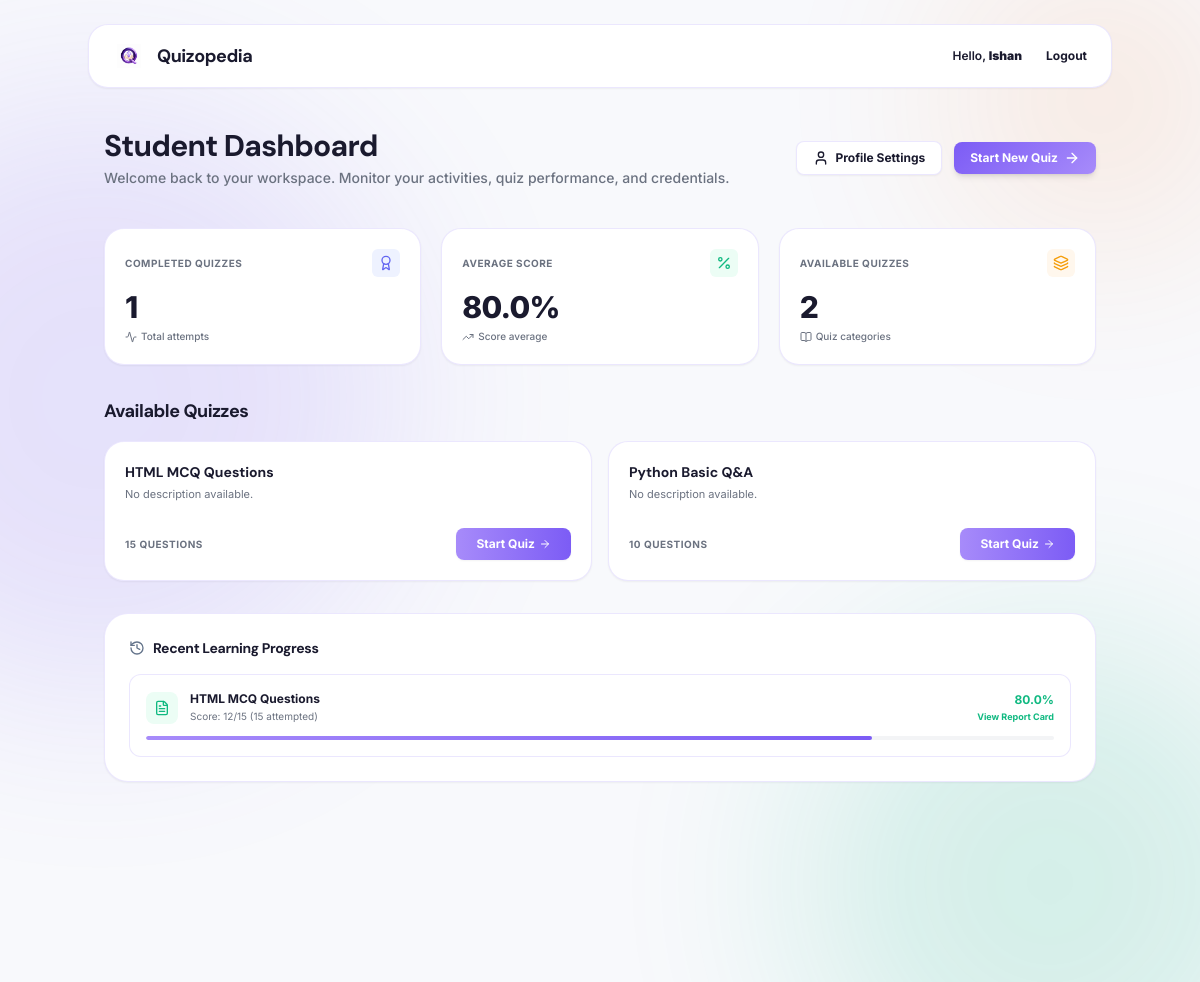
The page /dashboard/ (signed in) on the database its author committed.
### user/models.py (models this page shows, shortened)
class Subject(models.Model):
    name = models.CharField(max_length=150)
    description = models.TextField(blank=True)

class ReportCard(models.Model):
    student = models.ForeignKey(Student, on_delete=models.CASCADE, related_name='report_cards')
    subject = models.ForeignKey(Subject, on_delete=models.CASCADE, related_name='report_cards')
    total_questions = models.IntegerField()
    attempted_questions = models.IntegerField()
    correct_answers = models.IntegerField()
    wrong_answers = models.IntegerField()
    total_marks = models.IntegerField()
    obtained_marks = models.IntegerField()
    percentage = models.FloatField()
    result_grade = models.CharField(max_length=10)
    created_at = models.DateTimeField(auto_now_add=True)

### user/views.py (the view)
# urls.py: path('dashboard/', views.dashboard, name='dashboard'),
@student_required
def dashboard(request):
    student = getattr(request.user, 'student', None)
    completed_quizzes = student.report_cards.count() if student else 0
    avg_score = student.report_cards.aggregate(Avg('percentage'))['percentage__avg'] if student else None
    avg_score_formatted = f"{round(avg_score, 1)}%" if avg_score is not None else "0%"
    available_subjects = []
    for s in Subject.objects.filter(questions__isnull=False).distinct():
        total_q = s.questions.count()
        available_subjects.append({
            'id': s.id,
            'name': s.name,
            'description': s.description,
            'total_questions': total_q
        })
    recent_progress = []
    if student:
        recent_progress = student.report_cards.all().order_by('-created_at')
    context = {
        'student': student,
        'user': request.user,
        'completed_quizzes': completed_quizzes,
        'avg_score': avg_score_formatted,
        'subjects_count': Subject.objects.filter(questions__isnull=False).distinct().count(),
        'available_subjects': available_subjects,
        'recent_progress': recent_progress,
    }
    return render(request, 'dashboard.html', context)

### adminpanel/context_processors.py (called while the page is built)
def pending_approvals_count(request):
    if request.user.is_authenticated and (request.user.is_staff or request.user.is_superuser):
        count = ProfileUpdateRequest.objects.filter(status='pending').count()
        return {'pending_approvals_count': count}
    return {'pending_approvals_count': 0}

### user/templates/dashboard.html (shortened to what this page needs)
{% load static %}
<!DOCTYPE html>
<html lang="en">
<head>
  <script src="https://cdn.tailwindcss.com"></script>
</head>
<body class="relative min-h-screen w-full pb-16">
  <div class="fixed inset-0 -z-10 overflow-hidden bg-[#f8f9fc]">
    <div class="blob blob-1"></div>
    <div class="blob blob-2"></div>
    <div class="blob blob-3"></div>
    <div class="noise-overlay"></div>
  </div>
  <header
    class="max-w-5xl mx-auto mt-6 mb-10 h-16 rounded-[20px] bg-white border border-[var(--border-soft)] flex items-center justify-between px-6 shadow-sm relative z-30">
    <div class="flex items-center gap-3">
      <div class="w-8 h-8 rounded-lg overflow-hidden flex items-center justify-center flex-shrink-0">
        <img src="{% static 'images/lo1.jpg' %}" alt="Logo" class="w-full h-full object-contain p-1">
      </div>
      <div>
        <span class="brand-font text-lg font-bold tracking-tight block text-[var(--text-main)]">Quizopedia</span>
      </div>
    </div>
    <div class="flex items-center gap-6">
      <span class="hidden sm:inline text-xs text-[var(--text-main)] font-semibold">Hello, <strong>{{ user.username }}</strong></span>
      <a href="{% url 'logout' %}"
        class="text-xs font-bold flex items-center gap-1.5 text-[var(--text-main)] hover:text-red-500 transition">
        Logout
      </a>
    </div>
  </header>
  <main class="relative z-10 max-w-5xl mx-auto px-4 pb-16 animate-fade-in">
    <div class="mb-10 flex flex-col md:flex-row md:items-center justify-between gap-4">
      <div>
        <h1 class="text-3xl font-bold tracking-tight mb-1 text-[var(--text-main)]">Student Dashboard</h1>
        <p class="text-[var(--text-muted)] text-sm font-medium">Welcome back to your workspace. Monitor your activities,
          quiz performance, and credentials.</p>
      </div>
      <div class="flex items-center gap-3">
        <a href="{% url 'profile' %}"
          class="px-4 py-2 rounded-lg border border-[var(--border-soft)] bg-white hover:bg-gray-50 transition text-xs font-bold text-[var(--text-main)] flex items-center gap-1.5 shadow-sm">
          <i data-lucide="user" class="w-4 h-4"></i> Profile Settings
        </a>
        {% if available_subjects %}
        <a href="{% url 'quiz_attempt' available_subjects.0.id %}"
          class="cta-btn px-4 py-2 rounded-lg font-bold text-xs text-white flex items-center gap-1.5 shadow-md">
          Start New Quiz <i data-lucide="arrow-right" class="w-4 h-4"></i>
        </a>
        {% else %}
        <a href="#available-quizzes"
          class="cta-btn px-4 py-2 rounded-lg font-bold text-xs text-white flex items-center gap-1.5 shadow-md">
          Start New Quiz <i data-lucide="arrow-right" class="w-4 h-4"></i>
        </a>
        {% endif %}
      </div>
    </div>
    <div class="space-y-8">
      <div class="grid grid-cols-1 sm:grid-cols-3 gap-5">
        <div class="bg-white rounded-[20px] p-5 shadow-sm border border-[var(--border-soft)] relative overflow-hidden">
          <div class="flex items-center justify-between mb-3">
            <span class="text-[10px] text-[var(--text-muted)] font-bold uppercase tracking-wider">Completed
              Quizzes</span>
            <span class="w-7 h-7 rounded-md bg-[#eef2ff] text-[#6366f1] flex items-center justify-center">
              <i data-lucide="award" class="w-4 h-4"></i>
            </span>
          </div>
          <div class="mb-1">
            <span class="text-3xl font-extrabold tracking-tight text-[var(--text-main)]">{{ completed_quizzes }}</span>
          </div>
          <div class="text-[10px] text-[var(--text-muted)] flex items-center gap-1 font-medium">
            <i data-lucide="activity" class="w-3 h-3"></i> Total attempts
          </div>
        </div>
        <div class="bg-white rounded-[20px] p-5 shadow-sm border border-[var(--border-soft)] relative overflow-hidden">
          <div class="flex items-center justify-between mb-3">
            <span class="text-[10px] text-[var(--text-muted)] font-bold uppercase tracking-wider">Average Score</span>
            <span class="w-7 h-7 rounded-md bg-[#ecfdf5] text-[#10b981] flex items-center justify-center">
              <i data-lucide="percent" class="w-4 h-4"></i>
            </span>
          </div>
          <div class="mb-1">
            <span class="text-3xl font-extrabold tracking-tight text-[var(--text-main)]">{{ avg_score }}</span>
          </div>
          <div class="text-[10px] text-[var(--text-muted)] flex items-center gap-1 font-medium">
            <i data-lucide="trending-up" class="w-3 h-3"></i> Score average
          </div>
        </div>
        <div class="bg-white rounded-[20px] p-5 shadow-sm border border-[var(--border-soft)] relative overflow-hidden">
          <div class="flex items-center justify-between mb-3">
            <span class="text-[10px] text-[var(--text-muted)] font-bold uppercase tracking-wider">Available
              Quizzes</span>
            <span class="w-7 h-7 rounded-md bg-[#fff7ed] text-[#f59e0b] flex items-center justify-center">
              <i data-lucide="layers" class="w-4 h-4"></i>
            </span>
          </div>
          <div class="mb-1">
            <span class="text-3xl font-extrabold tracking-tight text-[var(--text-main)]">{{ subjects_count }}</span>
          </div>
          <div class="text-[10px] text-[var(--text-muted)] flex items-center gap-1 font-medium">
            <i data-lucide="book-open" class="w-3 h-3"></i> Quiz categories
          </div>
        </div>
      </div>
      <div id="available-quizzes">
        <h3 class="text-lg font-bold tracking-tight mb-4 flex items-center gap-2 text-[var(--text-main)]">
          Available Quizzes
        </h3>
        {% if available_subjects %}
        <div class="grid grid-cols-1 md:grid-cols-2 gap-4">
          {% for subject in available_subjects %}
          <div
            class="p-5 rounded-[20px] bg-white border border-[var(--border-soft)] hover:border-[var(--primary)]/30 transition shadow-sm flex flex-col justify-between h-auto min-h-[140px] relative">
            <div class="mb-6">
              <h4 class="text-sm font-bold text-[var(--text-main)]">{{ subject.name }}</h4>
              <p class="text-[11px] text-[var(--text-muted)] mt-1 line-clamp-2">{{ subject.description|default:"No description available." }}</p>
            </div>
            <div class="flex items-center justify-between mt-auto">
              <span class="text-[10px] text-[var(--text-muted)] font-bold uppercase tracking-wider">{{ subject.total_questions }} QUESTIONS</span>
              <a href="{% url 'quiz_attempt' subject.id %}"
                class="px-5 py-2 rounded-lg text-xs font-bold text-white bg-gradient-to-r from-[#a78bfa] to-[#7c5cf5] hover:opacity-90 transition flex items-center gap-1 shadow-sm">
                Start Quiz <i data-lucide="arrow-right" class="w-3 h-3"></i>
              </a>
            </div>
          </div>
          {% endfor %}
        </div>
        {% else %}
        <p class="text-[var(--text-muted)] text-sm">No quizzes are currently available.</p>
        {% endif %}
      </div>
      <div class="bg-white rounded-[24px] p-6 shadow-sm border border-[var(--border-soft)]">
        <h3 class="text-sm font-bold tracking-tight mb-4 flex items-center gap-2 text-[var(--text-main)]">
          <i data-lucide="history" class="w-4 h-4 text-[#64748b]"></i>
          Recent Learning Progress
        </h3>
        {% if recent_progress %}
        <div class="space-y-4">
          {% for card in recent_progress %}
          <div class="p-4 rounded-xl border border-[var(--border-soft)] bg-white relative">
            <div class="flex items-center justify-between mb-3">
              <div class="flex items-center gap-3">
                <div class="w-8 h-8 rounded-lg bg-[#ecfdf5] flex items-center justify-center text-[#10b981]">
                  <i data-lucide="file-text" class="w-4 h-4"></i>
                </div>
                <div>
                  <p class="text-xs font-bold text-[var(--text-main)]">{{ card.subject.name }}</p>
                  <p class="text-[10px] text-[var(--text-muted)] mt-0.5">Score: {{ card.correct_answers }}/{{ card.total_questions }} ({{ card.attempted_questions }} attempted)</p>
                </div>
              </div>
              <div class="text-right flex flex-col items-end gap-0.5">
                <span class="text-xs font-bold text-[#10b981]">{{ card.percentage }}%</span>
                <a href="{% url 'report_card_view' card.id %}"
                  class="text-[9px] text-[#10b981] hover:underline font-bold">View Report Card</a>
              </div>
            </div>
            <div class="w-full h-1 bg-gray-100 rounded-full overflow-hidden">
              <div class="h-full bg-gradient-to-r from-[#a78bfa] to-[#7c5cf5] rounded-full"
                style="width: {{ card.percentage }}%;"></div>
            </div>
          </div>
          {% endfor %}
        </div>
        {% else %}
        <p class="text-[var(--text-muted)] text-sm text-center py-4">You haven't completed any quizzes yet. Start one
          above!</p>
        {% endif %}
      </div>
    </div>
  </main>
</body>
</html>

### user/templates/dashboard.html (style rules this page uses)
:root { --primary: #7c5cf5; --primary-light: #a78bfa; --primary-dark: #6d42e8; --primary-gradient: linear-gradient(135deg, #7c5cf5 0%, #a78bfa 50%, #8b6cf7 100%); --bg-base: #f5f3ff; --header-bg: rgba(255, 255, 255, 0.8); --header-border: rgba(124, 92, 245, 0.15); --card-bg: #ffffff; --card-border: rgba(124, 92, 245, 0.15); --text-main: #1a1a2e; --text-muted: #6b7280; --text-light-muted: #9ca3af; --border-soft: rgba(124, 92, 245, 0.15); --accent-primary: #7c5cf5; --accent-secondary: #a78bfa; --accent-primary-rgb: 124, 92, 245; --accent-secondary-rgb: 167, 139, 250; --sidebar-bg: rgba(255, 255, 255, 0.7); --sidebar-border: rgba(124, 92, 245, 0.15); --sidebar-link: rgba(26, 26, 46, 0.6); --sidebar-link-hover: rgba(124, 92, 245, 0.08); --sidebar-link-active: #7c5cf5; --panel: #ffffff; --input-bg: #ffffff; --input-border: #e5e7eb; --input-text: #1a1a2e; --input-placeholder: #9ca3af; --table-header-bg: rgba(124, 92, 245, 0.05); }
* { font-family: 'Inter', system-ui, sans-serif; box-sizing: border-box; }
h1, h2, h3, h4, .brand-font { font-family: 'DM Sans', 'Inter', sans-serif; }
body { background: var(--bg-base); color: var(--text-main); overflow-x: hidden; min-height: 100vh; transition: background-color 0.3s ease, color 0.3s ease; }
.blob { position: absolute; border-radius: 9999px; filter: blur(100px); opacity: 0.25; pointer-events: none; will-change: transform; }
.blob-1 { background: #7c5cf5; width: 600px; height: 600px; top: 10%; left: -200px; opacity: 0.15; }
.blob-2 { background: #f97316; width: 300px; height: 300px; top: -50px; right: -50px; opacity: 0.12; }
.blob-3 { background: #10b981; width: 500px; height: 500px; bottom: -150px; right: -100px; opacity: 0.15; position: absolute; border-radius: 9999px; filter: blur(100px); pointer-events: none; }
.noise-overlay { position: absolute; inset: 0; pointer-events: none; opacity: 0.02; mix-blend-mode: overlay; }
.cta-btn { position: relative; background: linear-gradient(135deg, var(--accent-primary) 0%, var(--accent-secondary) 100%); transition: transform .18s ease, box-shadow .25s ease; box-shadow: 0 8px 20px -6px rgba(var(--accent-primary-rgb), 0.4); }
.animate-fade-in { animation: fadeInUp 0.4s cubic-bezier(0.16, 1, 0.3, 1) forwards; }

### rows shown on the page
Subject: name "HTML MCQ Questions"
Subject: name "Python Basic Q&A"
ReportCard: subject.name "HTML MCQ Questions", correct_answers "12", total_questions "15", attempted_questions "15", percentage "80.0"

### other values the page prints
{{ user.username }} "Ishan"
{{ completed_quizzes }} "1"
{{ avg_score }} "80.0%"
{{ subjects_count }} "2"
{{ subject.description|default:"No description available." }} "No description available." "No description available."
{{ subject.total_questions }} "15" "10"
